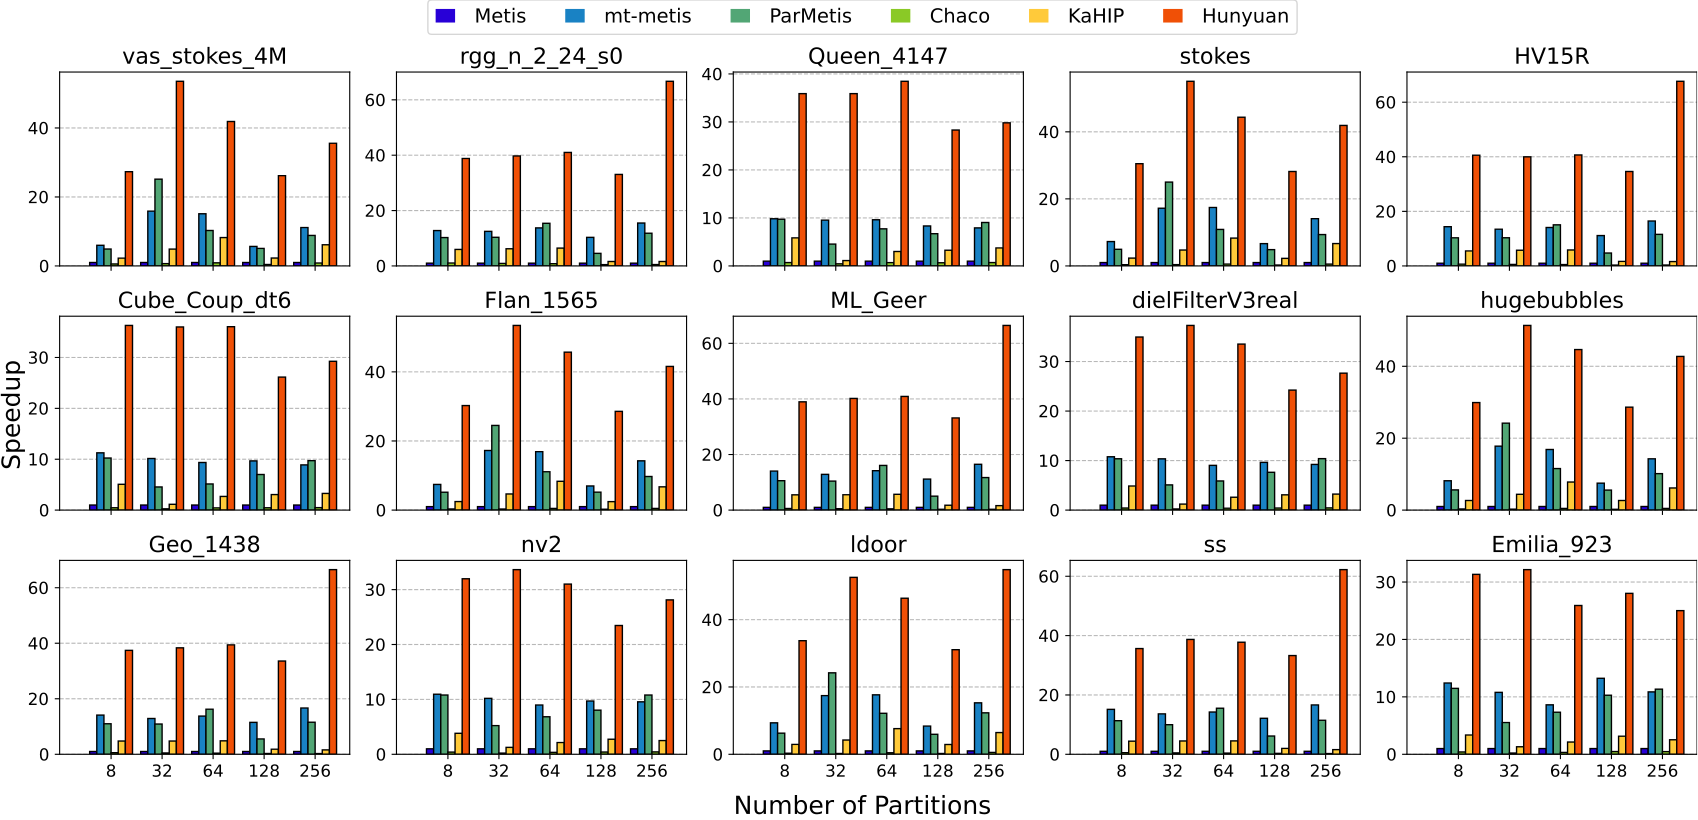

Here is the Python script that generated this plot:
import pandas as pd
import matplotlib.pyplot as plt
import numpy as np
from matplotlib.ticker import ScalarFormatter

df = pd.read_excel('time.xlsx')

# Getting the values for each category
Me = []
Metis = []
mt_metis = []
ParMetis = []
chaco = []
kahip = []

for i in range(5):
    index = i * 6
    data = df.iloc[index, 2:17].values.tolist()
    Me.extend([float(val) for val in data])
    data = df.iloc[index + 1, 2:17].values.tolist()
    Metis.extend([float(val) for val in data])
    data = df.iloc[index + 2, 2:17].values.tolist()
    mt_metis.extend([float(val) for val in data])
    data = df.iloc[index + 3, 2:17].values.tolist()
    ParMetis.extend([float(val) for val in data])
    data = df.iloc[index + 4, 2:17].values.tolist()
    chaco.extend([float(val) for val in data])
    data = df.iloc[index + 5, 2:17].values.tolist()
    kahip.extend([float(val) for val in data])

def format_func(value, tick_number):
    if value >= 1e4:
        return f"${{{'{:.0e}'.format(value).replace('e+0', 'x10^')}}}$"
    else:
        return f"${{{int(value):,}}}$"

# Creating a 3x5 grid layout
fig, axes = plt.subplots(nrows=3, ncols=5, figsize=(17, 8.5), sharex=True)

# Bar chart titles and labels
titles = [
    "vas_stokes_4M", "rgg_n_2_24_s0", "Queen_4147", "stokes", "HV15R", 
    "Cube_Coup_dt6", "Flan_1565", "ML_Geer", "dielFilterV3real", "hugebubbles",
    "Geo_1438", "nv2", "ldoor", "ss", "Emilia_923"]
legends = ['Metis', 'mt-metis', 'ParMetis', 'Chaco', 'KaHIP', 'Hunyuan']
partitions = ['8', '32', '64', '128', '256']

# Setting the bar width
bar_width = 0.14

colors = ['#2800d7', '#1982c4', '#52a675', '#8ac926', '#ffca3a', '#f05006']

handles = []

# Plotting each vertical bar chart
for i, ax in enumerate(axes.flatten()):
    a = []
    b = []
    c = []
    d = []
    e = []
    f = []

    for j in range(5):
        a.append(float(Me[i * 5 + j]))
        b.append(float(Metis[i * 5 + j]))
        c.append(float(mt_metis[i * 5 + j]))
        d.append(float(ParMetis[i * 5 + j]))
        e.append(float(chaco[i * 5 + j]))
        f.append(float(kahip[i * 5 + j]))

    index = np.arange(len(partitions))

    for j in range(6):
        handles.append(ax.bar(0, 0, color=colors[j], label=legends[j], zorder=0))

    ax.bar(index, b, bar_width, color=colors[0], label='Metis', edgecolor='black', zorder=2)
    ax.bar(index + bar_width, c, bar_width, color=colors[1], label='mt-metis', edgecolor='black', zorder=2)
    ax.bar(index + bar_width * 2, d, bar_width, color=colors[2], label='ParMetis', edgecolor='black', zorder=2)
    ax.bar(index + bar_width * 3, e, bar_width, color=colors[3], label='Chaco', edgecolor='black', zorder=2)
    ax.bar(index + bar_width * 4, f, bar_width, color=colors[4], label='KaHIP', edgecolor='black', zorder=2)
    ax.bar(index + bar_width * 5, a, bar_width, color=colors[5], label='Hunyuan', edgecolor='black', zorder=2)
    
    ax.grid(axis='y', linestyle='--', alpha=0.9, zorder=1)

    ax.set_title(titles[i],fontsize=16)
    formatter = ScalarFormatter(useMathText=True)
    ax.yaxis.set_major_formatter(formatter)
    ax.yaxis.set_major_formatter(plt.FuncFormatter(format_func))
    ax.yaxis.get_offset_text().set_position((0.2, 1.0))
    ax.set_xticks(index + bar_width * 2.5)  # Adding ticks
    ax.set_xticklabels(partitions, fontsize=12)  # Setting tick labels
    ax.tick_params(axis='y', labelsize=12)

# Adjusting the layout of the subplots
fig.subplots_adjust(hspace=0.4, wspace=0.1)

# Adding a shared x-axis label
fig.text(0.5, 0.03, 'Number of Partitions', ha='center', fontsize=18)

# 添加共享的y轴标签
fig.text(0.0, 0.5, 'Speedup', ha='center', va='center', fontsize=18, rotation=90)

fig.legend(handles=handles, labels=legends, loc='upper center', bbox_to_anchor=(0.5, 1.0), fontsize=14, handlelength=1, handletextpad=1, ncol=6)

# Setting the overall layout
plt.tight_layout(rect=[0, 0.05, 1, 0.95])

# Displaying the chart
plt.savefig("speedup.pdf", dpi=400, format="pdf", bbox_inches='tight', pad_inches=0.0)
